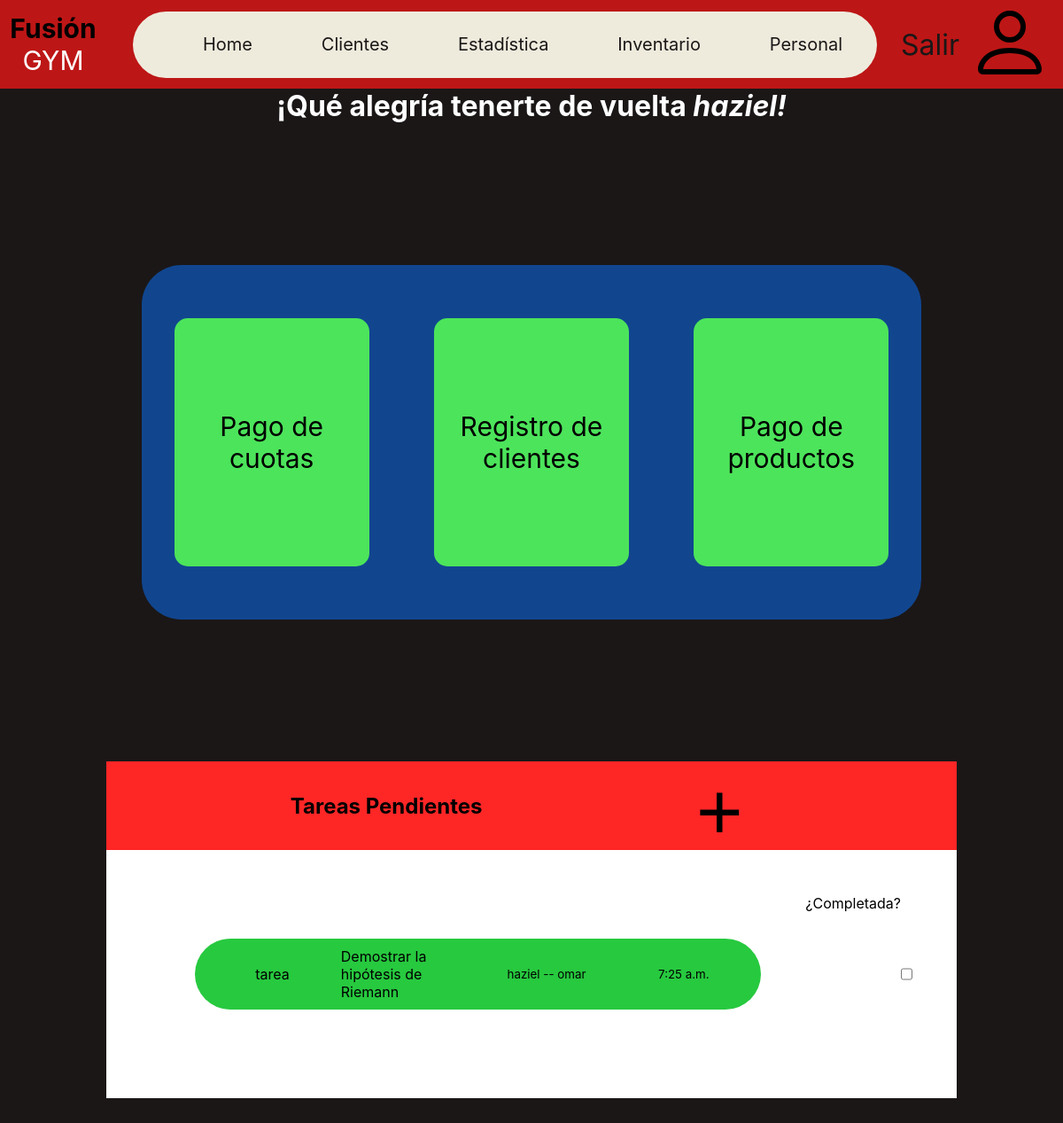
/ (signed in), run on an earlier commit of the app's database.
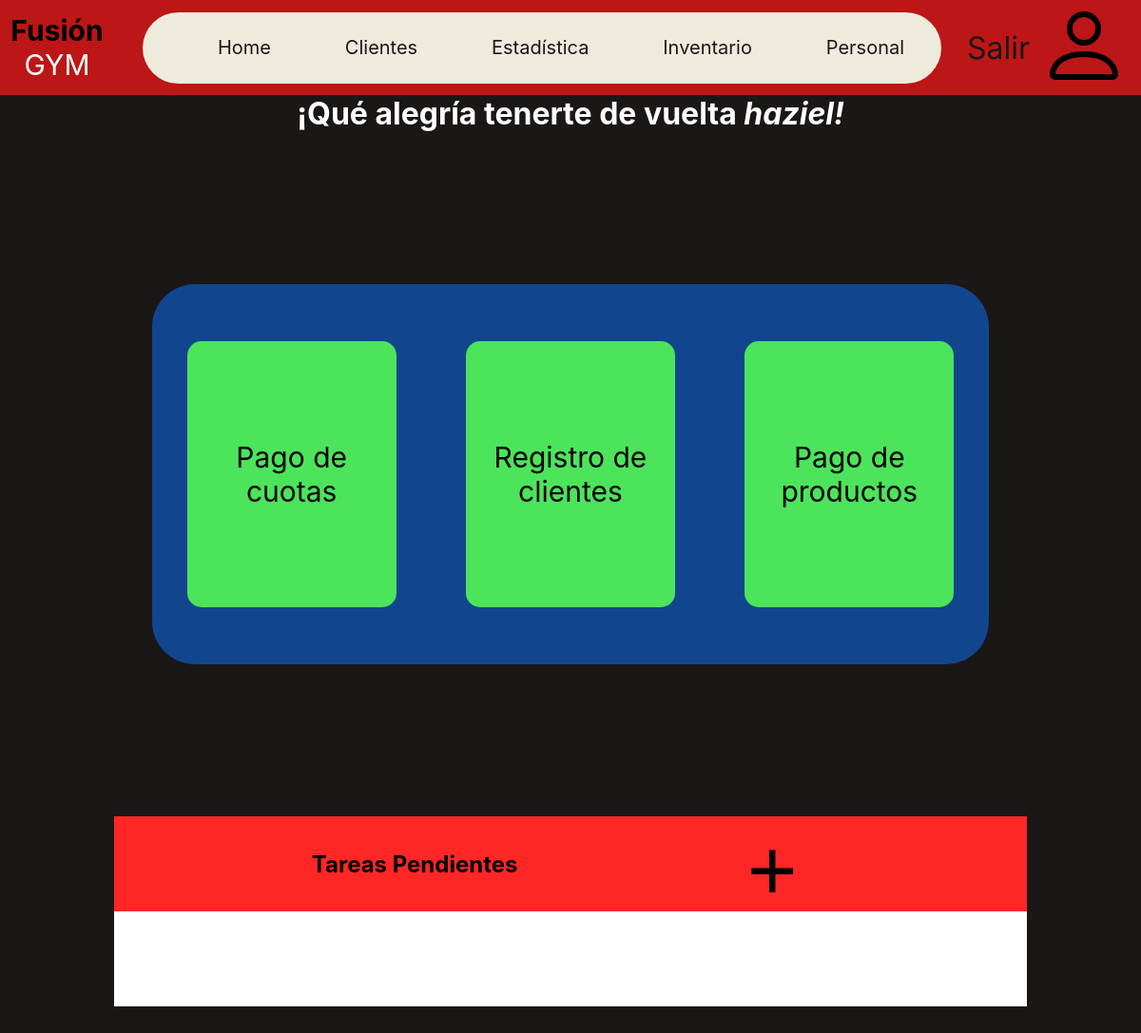
And on a later commit of the database.
### base/models.py (models this page shows, shortened)
class Task(models.Model):
    name = models.CharField(max_length=50)
    description = models.TextField(default='', blank=True)
    assigned_by = models.ForeignKey(
        Staff, on_delete=models.CASCADE, null=True, related_name='assigned_by')
    assigned_to = models.ForeignKey(
        Staff, on_delete=models.CASCADE, null=True, related_name='assigned_to')
    duration = models.TimeField()
    importance_level = ((1, 1), (2, 2), (3, 3))
    importance = models.SmallIntegerField(choices=importance_level, default=2)
    is_complete = models.BooleanField(default=False)

class Staff(AbstractUser):
    username = models.CharField(max_length=200, default="", unique=True)
    RANKS = (
        'CEO', 'segundo al mando',
        'empleado nivel 1', 'empleado nivel 2')
    ranks_readable = tuple(zip(RANKS, RANKS))
    rank = models.CharField(
        max_length=50, choices=ranks_readable, default=RANKS[-1])

### base/views.py (the view)
# urls.py: 2. Add a URL to urlpatterns:  path('', views.home, name='home')
@login_required(login_url='login-page')
def home(req):
    tasks = Task.objects.all()
    context = {'title': 'home','tasks':tasks}
    return render(req, 'base/home.html', context)

### base/templates/base/home.html (shortened to what this page needs)
{% extends 'main.html' %}
{% block content %}
{% include 'menu.html' %}
<h1 class="welcome-name">¡Qué alegría tenerte de vuelta <i>{{request.user.username}}!</i></h1>
{% include 'base/quicks.html' %}
{% include 'base/tasks.html' %}
{% endblock content %}

### base/templates/base/tasks.html
{%  load static %}
    <section class="task-container">
    <header class="task-header">
        <h1>Tareas Pendientes</h1>
        <button id="task-plus" class="display-modal">+</button>
    </header>
    <section class="task-list">
        {% for task in tasks %}
        <div class="task-handler" id="hd_{{task.id}}">
            <div class="task importance-{{task.importance}}">
                <p>{{task.name}}</p>
                <p>{{task.description}}</p>
                <small>{{task.assigned_by.username}} -- {{task.assigned_to.username}}</small>
                <small>{{task.duration}}</small>
            </div>
            <label for="">¿Completada? </label>
            <input type="checkbox" id="ts_{{task.id}}" class="display-modal is_compl">
        </div>
        {% endfor %}
    </section>
</section>

What changed in the data, as far as the page shows it:
removed Task: name "tarea", description "Demostrar la hipótesis de Riemann", assigned_by.username "haziel", assigned_to.username "omar", duration "7:25 a.m."
